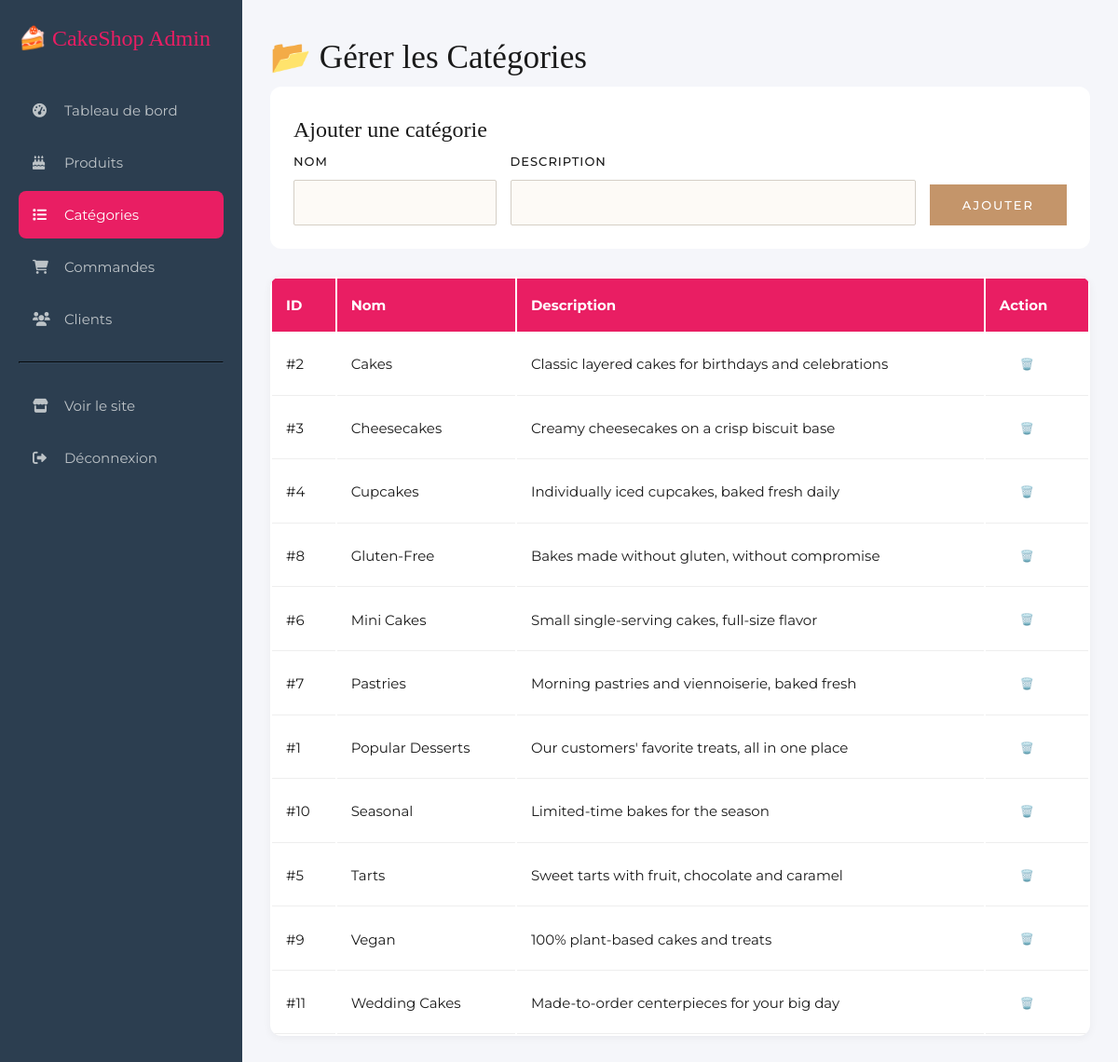
Screenshot of /admin/categories.php (signed in) with the database file from the repository.
### tables this page shows
CREATE TABLE `categories` (
  `id` int(10) UNSIGNED NOT NULL,
  `name` varchar(100) NOT NULL,
  `description` text DEFAULT NULL
);

### classes/Category.php (called while the page is built, shortened)
<?php
require_once __DIR__ . '/Database.php';
class Category {
    private $conn;
    private $table = 'categories';
    public function __construct() {
        $database = new Database();
        $this->conn = $database->getConnection();
    }
    public function getAll() {
        $query = "SELECT * FROM " . $this->table . " ORDER BY name";
        $stmt = $this->conn->prepare($query);
        $stmt->execute();
        return $stmt->fetchAll();
    }
}
?>

### classes/Database.php (called while the page is built, shortened)
<?php
class Database {
    private $host = 'localhost';
    private $db_name = 'cakeshop';
    private $username = 'root';
    private $password = '';
    public function getConnection() {
        $this->conn = null;
        try {
            $this->conn = new PDO(
                "mysql:host=" . $this->host . ";dbname=" . $this->db_name . ";charset=utf8mb4",
                $this->username,
                $this->password,
                [
                    PDO::ATTR_ERRMODE => PDO::ERRMODE_EXCEPTION,
                    PDO::ATTR_DEFAULT_FETCH_MODE => PDO::FETCH_ASSOC,
                    PDO::ATTR_EMULATE_PREPARES => false
                ]
            );
        } catch (PDOException $e) {
            echo "Connection error: " . $e->getMessage();
        }
        return $this->conn;
    }
}
?>

### admin/categories.php (the view, shortened to what this page needs)
<?php
require_once '../classes/Category.php';
$categoryObj = new Category();
$categories = $categoryObj->getAll();
?>
<!DOCTYPE html>
<html lang="fr">
<head>
    <link rel="stylesheet" href="/cakeshop/assets/css/style.css">
    <link rel="stylesheet" href="https://cdnjs.cloudflare.com/ajax/libs/font-awesome/6.0.0/css/all.min.css">
</head>
<body>
<div class="admin-layout">
    <aside class="sidebar-admin">
        <h2>🍰 CakeShop Admin</h2>
        <a href="index.php"><i class="fas fa-tachometer-alt"></i> Tableau de bord</a>
        <a href="products.php"><i class="fas fa-birthday-cake"></i> Produits</a>
        <a href="categories.php" class="active"><i class="fas fa-list"></i> Catégories</a>
        <a href="orders.php"><i class="fas fa-shopping-cart"></i> Commandes</a>
        <a href="users.php"><i class="fas fa-users"></i> Clients</a>
        <hr style="border-color:#34495e; margin:20px 0;">
        <a href="/cakeshop/"><i class="fas fa-store"></i> Voir le site</a>
        <a href="/cakeshop/pages/logout.php"><i class="fas fa-sign-out-alt"></i> Déconnexion</a>
    </aside>
    <main class="main-admin">
        <h2>📂 Gérer les Catégories</h2>
        <div class="form-card" style="background:white; padding:25px; border-radius:12px; margin-bottom:30px;">
            <h3>Ajouter une catégorie</h3>
            <form method="POST" style="display:flex; gap:15px; align-items:flex-end;">
                <div class="form-group" style="flex:1; margin:0;">
                    <label>Nom</label>
                    <input type="text" name="name" required>
                </div>
                <div class="form-group" style="flex:2; margin:0;">
                    <label>Description</label>
                    <input type="text" name="description">
                </div>
                <button type="submit" name="create" class="btn btn-primary">Ajouter</button>
            </form>
        </div>
        <table class="admin-table">
            <thead>
                <tr><th>ID</th><th>Nom</th><th>Description</th><th>Action</th></tr>
            </thead>
            <tbody>
                <?php foreach ($categories as $cat): ?>
                <tr>
                    <td>#<?php echo $cat['id']; ?></td>
                    <td><?php echo $cat['name']; ?></td>
                    <td><?php echo $cat['description']; ?></td>
                    <td>
                        <a href="categories.php?delete=<?php echo $cat['id']; ?>"
                           class="btn btn-danger btn-sm"
                           onclick="return confirm('Supprimer ?')">🗑️</a>
                    </td>
                </tr>
                <?php endforeach; ?>
            </tbody>
        </table>
    </main>
</div>
</body>
</html>

### assets/css/style.css (style rules this page uses)
* { margin: 0; padding: 0; box-sizing: border-box; }
:root { --primary: #c4956a; --primary-dark: #a0784c; --secondary: #f5ebe0; --light: #fdfaf6; --dark: #1a1a1a; --white: #ffffff; --gray: #f9f7f4; --border: #d5cfc6; --text: #4a4a4a; --text-light: #6b6b6b; --success: #6b8f65; --danger: #b55a5a; }
body { font-family: 'Montserrat', sans-serif; font-weight: 400; font-size: 15px; background: var(--light); color: var(--dark); line-height: 1.8; }
a { text-decoration: none; color: var(--primary); transition: 0.3s; }
h1, h2, h3, h4, .logo, .section-title { font-family: 'Playfair Display', serif; font-weight: 500; color: var(--dark); }
h2 { font-size: 2.2rem; }
h3 { font-size: 1.5rem; }
.btn { display: inline-block; padding: 14px 35px; border-radius: 0; border: none; cursor: pointer; font-family: 'Montserrat', sans-serif; font-size: 13px; font-weight: 500; letter-spacing: 2px; text-transform: uppercase; transition: all 0.3s; text-align: center; text-decoration: none; }
.btn-primary { background: var(--primary); color: var(--white); }
.btn-sm { padding: 10px 22px; font-size: 12px; }
.form-group { margin-bottom: 22px; }
.form-group label { display: block; margin-bottom: 8px; font-weight: 500; font-size: 13px; letter-spacing: 1px; text-transform: uppercase; color: var(--dark); }
.form-group input, .form-group textarea, .form-group select { width: 100%; padding: 14px 18px; border: 1px solid var(--border); border-radius: 2px; font-family: 'Montserrat', sans-serif; font-size: 15px; background: var(--light); color: var(--dark); transition: 0.3s; }

### admin/categories.php (style rules this page uses)
.admin-layout { display: flex; min-height: 100vh; }
.sidebar-admin { width: 260px; background: #2c3e50; color: white; padding: 20px; }
.sidebar-admin h2 { color: #e91e63; margin-bottom: 30px; font-size: 24px; }
.sidebar-admin a { color: #bdc3c7; display: block; padding: 12px 15px; margin-bottom: 5px; border-radius: 8px; transition: 0.3s; text-decoration: none; }
.sidebar-admin a:hover, .sidebar-admin a.active { background: #e91e63; color: white; }
.sidebar-admin i { margin-right: 10px; width: 20px; }
.main-admin { flex: 1; background: #f5f6fa; padding: 30px; }
.admin-table { width: 100%; background: white; border-radius: 12px; overflow: hidden; box-shadow: 0 2px 10px rgba(0,0,0,0.05); }
.admin-table th { background: #e91e63; color: white; padding: 15px; text-align: left; }
.admin-table td { padding: 12px 15px; border-bottom: 1px solid #eee; }

### rows the page displays
categories: id "2", name "Cakes", description "Classic layered cakes for birthdays and celebrations"
categories: id "3", name "Cheesecakes", description "Creamy cheesecakes on a crisp biscuit base"
categories: id "4", name "Cupcakes", description "Individually iced cupcakes, baked fresh daily"
categories: id "8", name "Gluten-Free", description "Bakes made without gluten, without compromise"
categories: id "6", name "Mini Cakes", description "Small single-serving cakes, full-size flavor"
categories: id "7", name "Pastries", description "Morning pastries and viennoiserie, baked fresh"
categories: id "1", name "Popular Desserts", description "Our customers' favorite treats, all in one place"
categories: id "10", name "Seasonal", description "Limited-time bakes for the season"
categories: id "5", name "Tarts", description "Sweet tarts with fruit, chocolate and caramel"
categories: id "9", name "Vegan", description "100% plant-based cakes and treats"
categories: id "11", name "Wedding Cakes", description "Made-to-order centerpieces for your big day"
